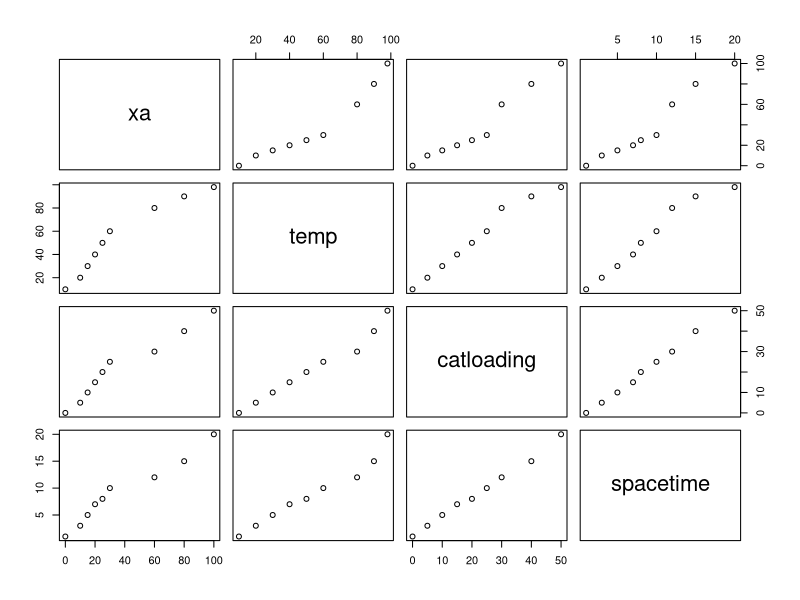
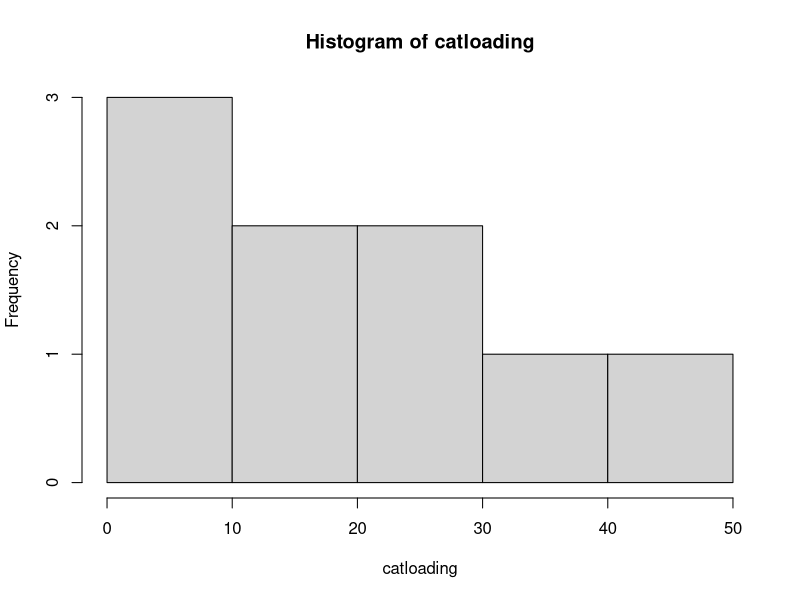
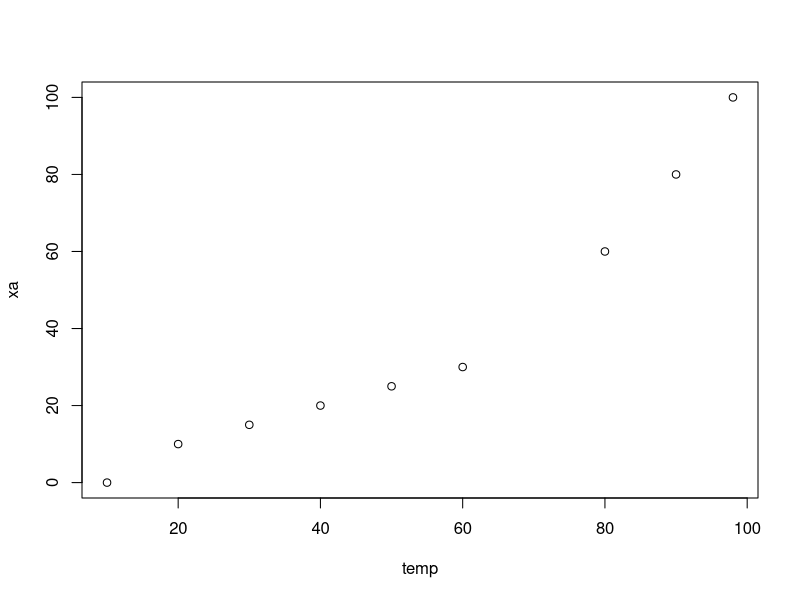
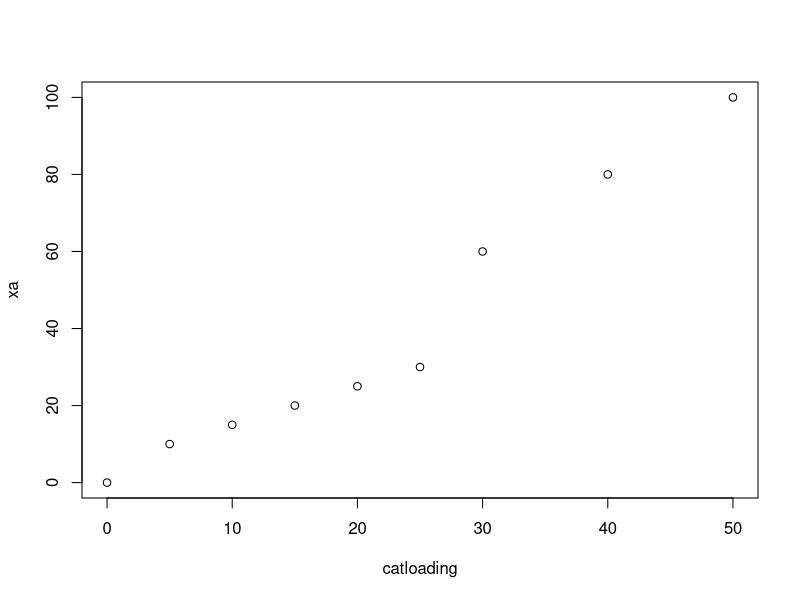
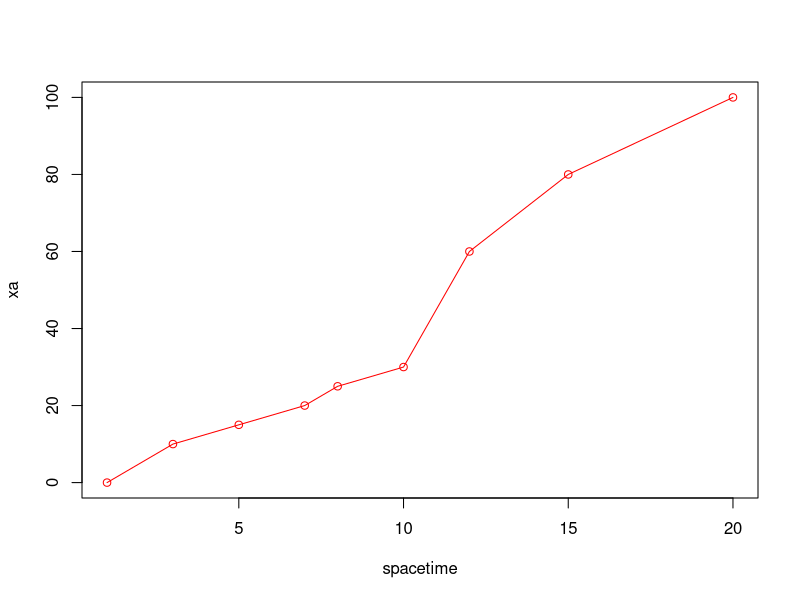
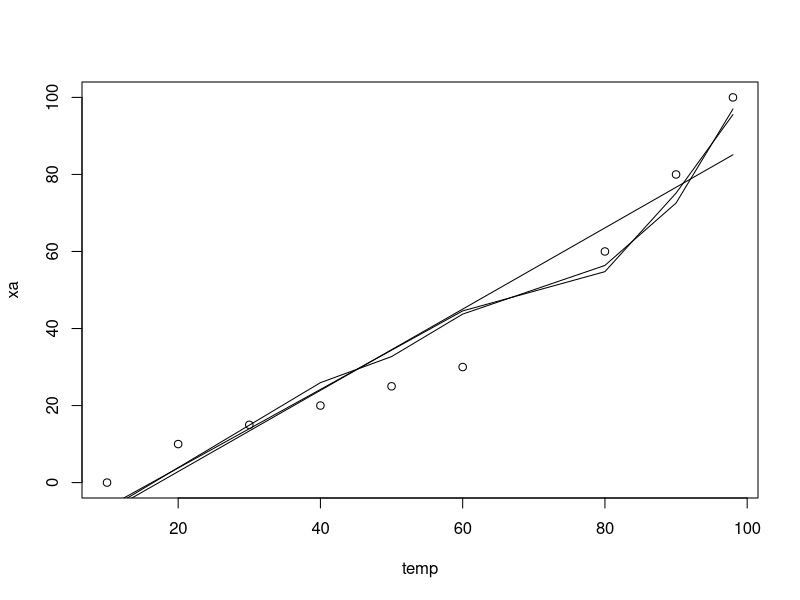

R code for these plots, in order:
# "step wise Multivariate model development for PFR data"



# step 1: Assign/index all the variables by storing data (dependent-independent or response-predictor) 
xa= c(0, 10, 15, 20, 25, 30, 60, 80, 100)   # conversion in wt.%
temp= c(10, 20, 30, 40, 50, 60, 80, 90, 98)  # reactor temp in oC
catloading= c(0, 5, 10, 15, 20, 25, 30,40, 50) # catalyst loading in wt.%
spacetime= c(1, 3, 5, 7, 8, 10, 12, 15, 20)  # space time in hr



# step 2: Create a matrix of experimental data by combining them
data= cbind(xa,temp,catloading,spacetime)
data
dim(data)
View(data)

# Step 3: Data analysis (Descriptive/Diagnostic analysis)
summary(data)
pairs(data)
mean(xa)
sd(xa)
hist(catloading)
plot(temp, xa)
plot(catloading, xa)
plot(spacetime, xa, "o", col="red")



# Step 4: linear regression model building and model analysis (Predictive analysis)
model_PFR1=lm(xa ~ temp)
model_PFR2= lm(xa ~ catloading)
model_PFR3= lm(xa ~ temp+catloading+spacetime)

summary(model_PFR1)
summary(model_PFR2)
summary(model_PFR3)

anova(model_PFR1)
anova(model_PFR2)
anova(model_PFR3)

data_model1= predict.lm(model_PFR1)
data_model2= predict.lm(model_PFR2)
data_model3= predict.lm(model_PFR3)


cbind(xa, data_model1)
cbind(xa, data_model2)
cbind(xa, data_model3)

plot(temp, xa)              # experimental data trend
lines(temp, data_model1)    #  developed regression model's behavior (1st model)
lines(temp, data_model2)    #  developed regression model's behavior (2nd model)
lines(temp, data_model3)    #  developed regression model's behavior (3rd model)


# Error (RMSE, MAPE, RE, APE) analysis of built model to be continued..........................

